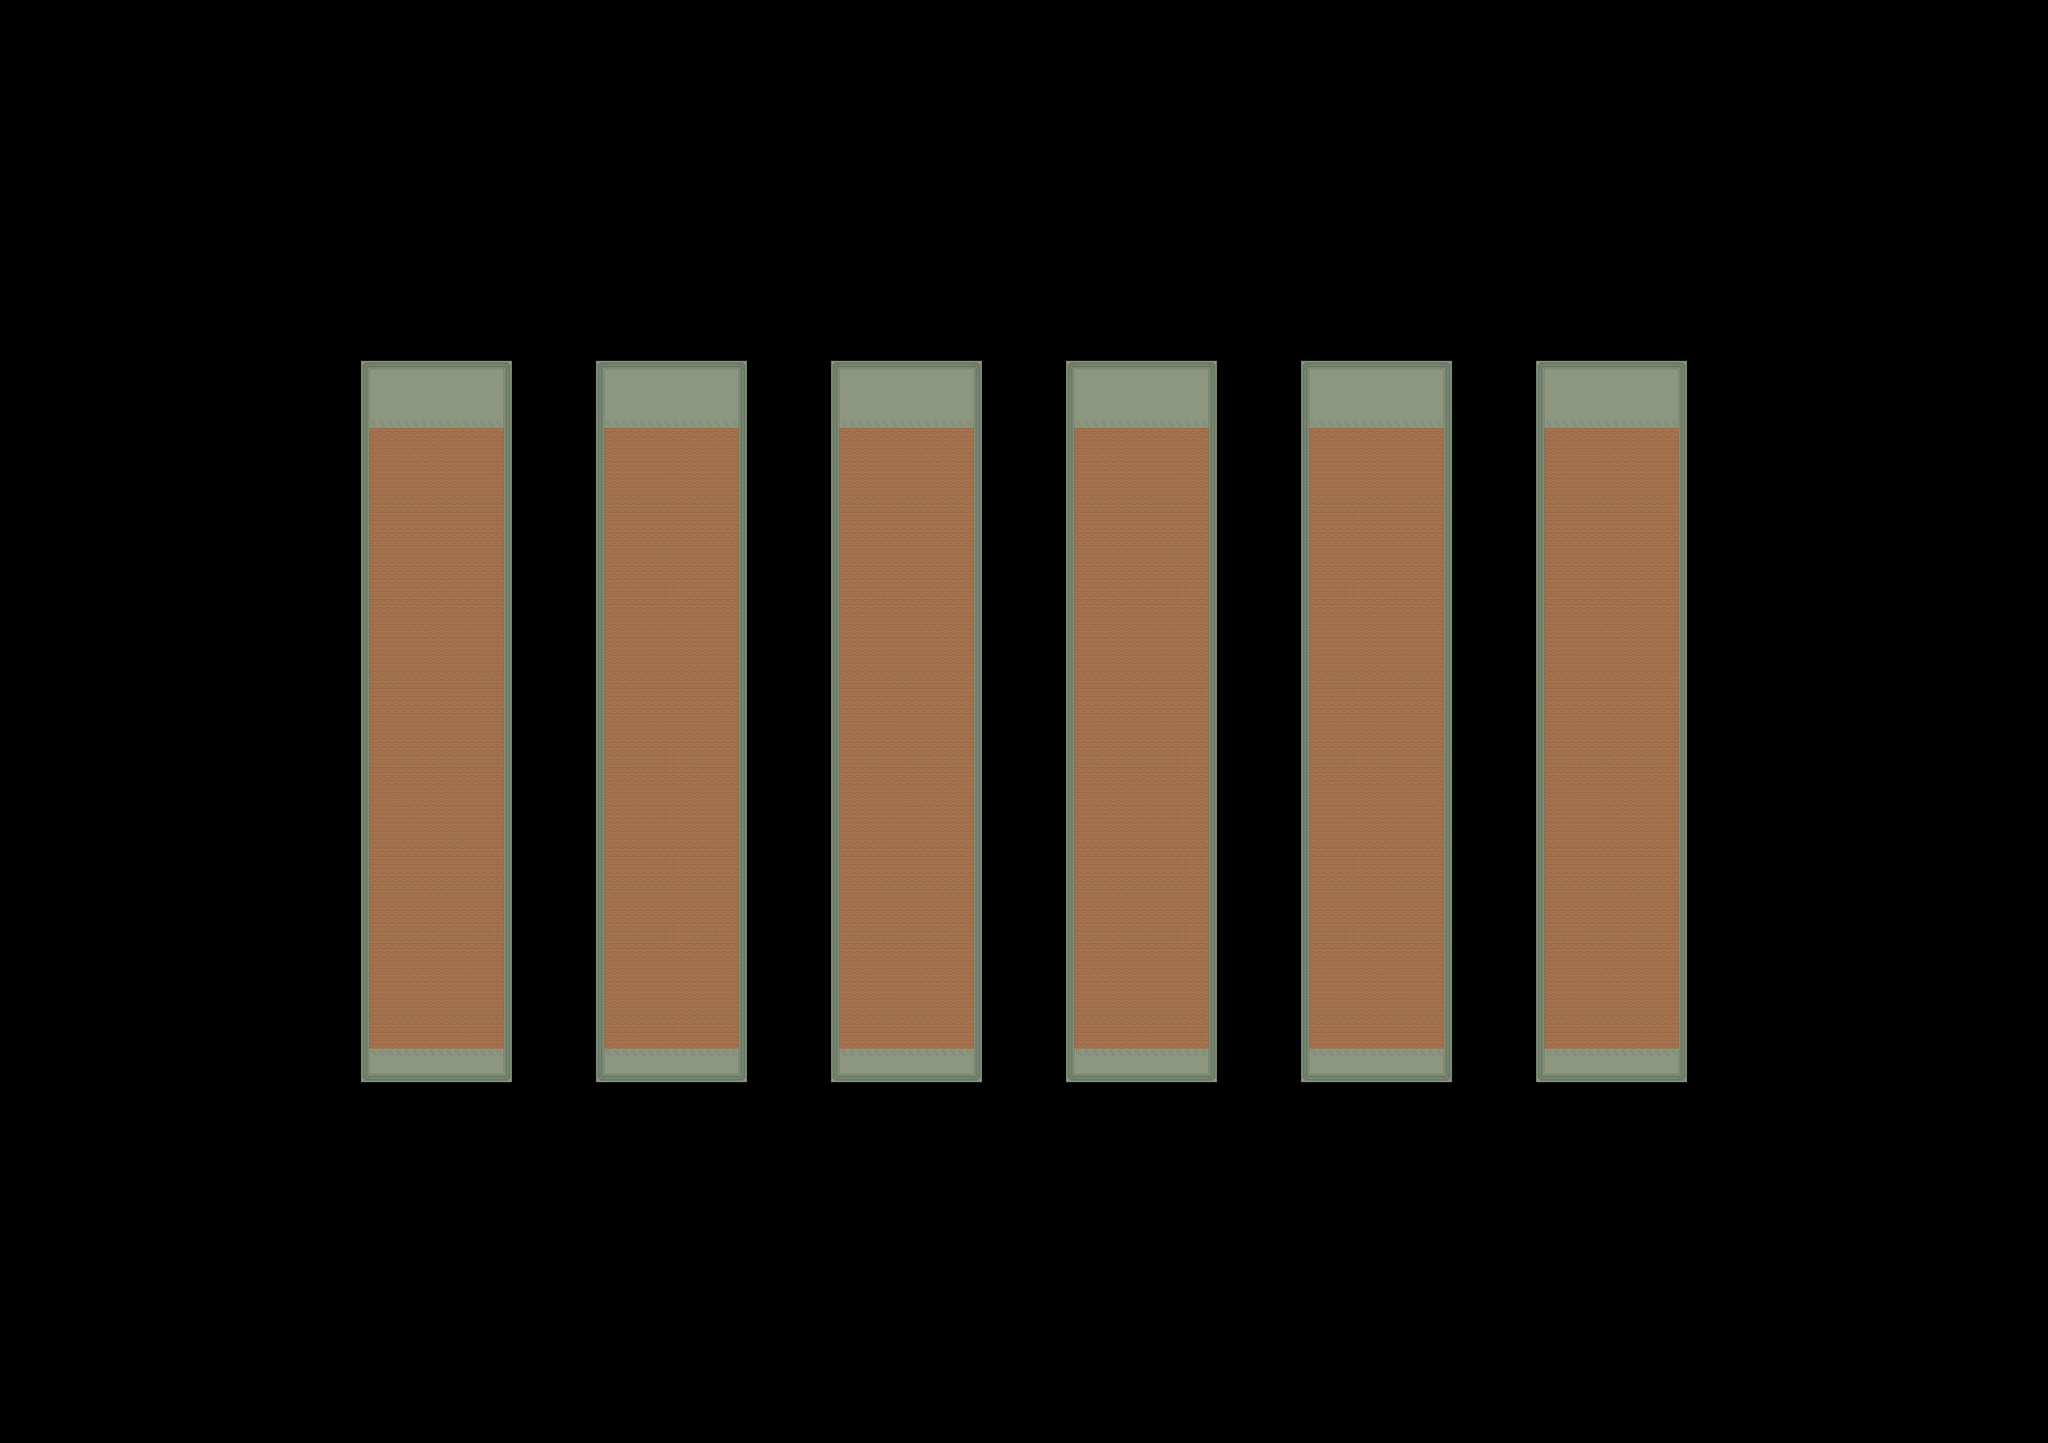

This game map was drawn from its Tiled (.tmx) file and the tilesets committed beside it. A one-line description and the trimmed map source follow:
An orthogonal 244x172 tile map with 16x16 px tiles, 1 tile layer (Tile Layer 1), 2 tilesets.

<map version="1.10" tiledversion="1.10.2" orientation="orthogonal" renderorder="right-down" width="244" height="172" tilewidth="16" tileheight="16" infinite="0" nextlayerid="2" nextobjectid="1">
 <tileset firstgid="1" source="TilesetInteriorFloor.tsx" />
 <tileset firstgid="375" source="TilesetFlor.tsx" />
 <layer id="1" name="Tile Layer 1" width="244" height="172">
  <data>[41968 cells, 9288 non-empty, 9 distinct tile ids]</data>
 </layer>
</map>
